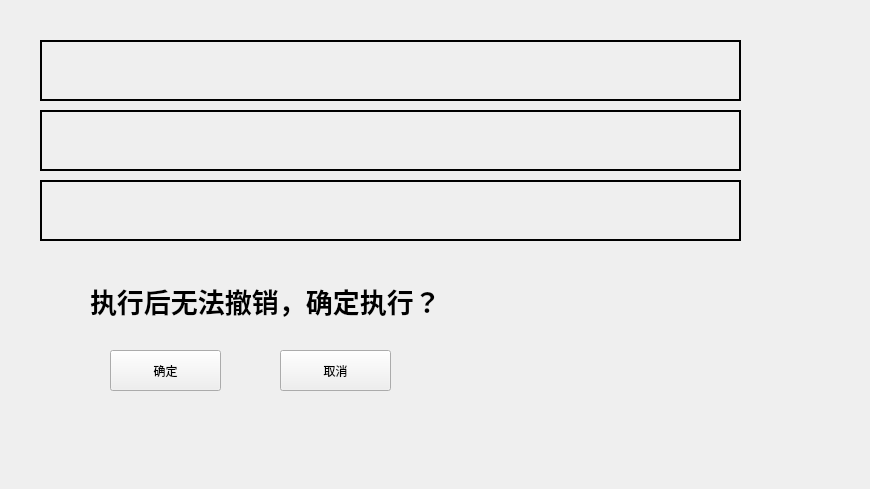
<?xml version="1.0" encoding="UTF-8"?>
<ui version="4.0">
 <class>Form</class>
 <widget class="QWidget" name="Form">
  <property name="geometry">
   <rect>
    <x>0</x>
    <y>0</y>
    <width>870</width>
    <height>489</height>
   </rect>
  </property>
  <property name="windowTitle">
   <string>Form</string>
  </property>
  <widget class="QLabel" name="img_dir_att">
   <property name="geometry">
    <rect>
     <x>40</x>
     <y>110</y>
     <width>701</width>
     <height>61</height>
    </rect>
   </property>
   <property name="frameShape">
    <enum>QFrame::WinPanel</enum>
   </property>
   <property name="frameShadow">
    <enum>QFrame::Plain</enum>
   </property>
   <property name="text">
    <string/>
   </property>
  </widget>
  <widget class="QLabel" name="label_dir_att">
   <property name="geometry">
    <rect>
     <x>40</x>
     <y>40</y>
     <width>701</width>
     <height>61</height>
    </rect>
   </property>
   <property name="frameShape">
    <enum>QFrame::WinPanel</enum>
   </property>
   <property name="frameShadow">
    <enum>QFrame::Plain</enum>
   </property>
   <property name="text">
    <string/>
   </property>
  </widget>
  <widget class="QLabel" name="save_dir_att">
   <property name="geometry">
    <rect>
     <x>40</x>
     <y>180</y>
     <width>701</width>
     <height>61</height>
    </rect>
   </property>
   <property name="frameShape">
    <enum>QFrame::WinPanel</enum>
   </property>
   <property name="frameShadow">
    <enum>QFrame::Plain</enum>
   </property>
   <property name="text">
    <string/>
   </property>
  </widget>
  <widget class="QLabel" name="label">
   <property name="geometry">
    <rect>
     <x>90</x>
     <y>260</y>
     <width>651</width>
     <height>81</height>
    </rect>
   </property>
   <property name="font">
    <font>
     <pointsize>20</pointsize>
     <weight>75</weight>
     <bold>true</bold>
    </font>
   </property>
   <property name="text">
    <string>执行后无法撤销，确定执行？</string>
   </property>
  </widget>
  <widget class="QPushButton" name="confirm">
   <property name="geometry">
    <rect>
     <x>110</x>
     <y>350</y>
     <width>111</width>
     <height>41</height>
    </rect>
   </property>
   <property name="text">
    <string>确定</string>
   </property>
  </widget>
  <widget class="QPushButton" name="dont">
   <property name="geometry">
    <rect>
     <x>280</x>
     <y>350</y>
     <width>111</width>
     <height>41</height>
    </rect>
   </property>
   <property name="text">
    <string>取消</string>
   </property>
  </widget>
 </widget>
 <resources/>
 <connections/>
</ui>
